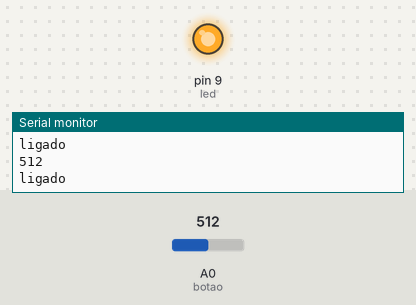
A sketch run on a simulated Arduino Uno, built with avr-gcc and run on an emulated ATmega328P. Parts: output pins drawn as LEDs (lit = HIGH), the last lines printed to the serial monitor. The test bench sets the inputs (shaded band); at power-on: A0 (botao) = 512.

Above: at 2.2 s.
2.3 s: A0 (botao) set to 942
3.8 s: A0 (botao) set to 958
At 4.4 s:
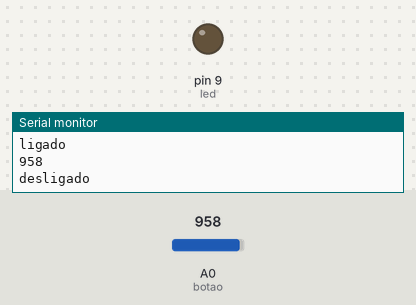
6.0 s: A0 (botao) set to 940
At 7.2 s:
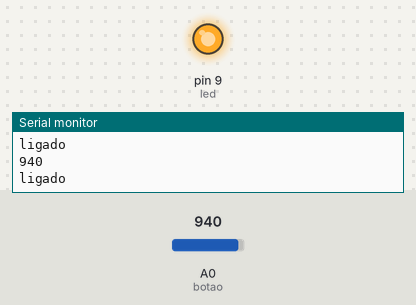
7.5 s: A0 (botao) set to 960
At 8.3 s:
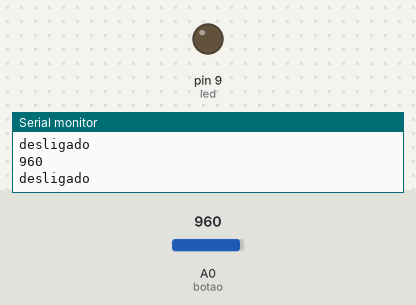
Timing chart, 0 to 10.0 s (numbered marks = the images above; inputs shaded):
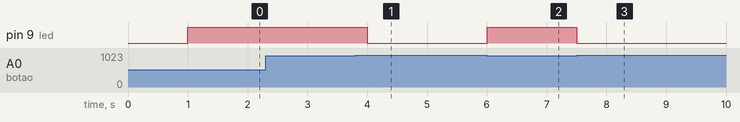

Measured:
- the behaviour switches between 949 and 950 on A0 (botao) (found by bisection; images 0 and 1)
- after the input at 3.8 s, pin 9 (led): HIGH → LOW after 0.20 s
- after the input at 6.0 s, pin 9 (led): LOW → HIGH at once
- after the input at 7.5 s, pin 9 (led): HIGH → LOW at once

The sketch:

sketch_oct30a.ino
```cpp
int led=9;
int botao = A0;
int estadoBotao = 0;
void setup() {
  // put your setup code here, to run once:
  pinMode (led, OUTPUT);
  pinMode (botao, INPUT);
  Serial.begin(9600);
  digitalWrite(led, 0);
  delay(1000);
}

void loop() {
    // put your main code here, to run repeatedly:

    estadoBotao = analogRead(botao);
    /*if (Serial.available()) {
      int qtd= Serial.parseInt();
      for ( int i=1; i<=qtd; i++) {
        digitalWrite(led, 1);
        delay(500);
        digitalWrite(led, 0);
        delay(500);
      }
    }
    */
    Serial.println(estadoBotao);
    if (estadoBotao <950){
        digitalWrite(led, 1);
        Serial.println("ligado");
    }else{
        digitalWrite(led, 0);
        Serial.println("desligado");
    }

    delay(500);
}
```
